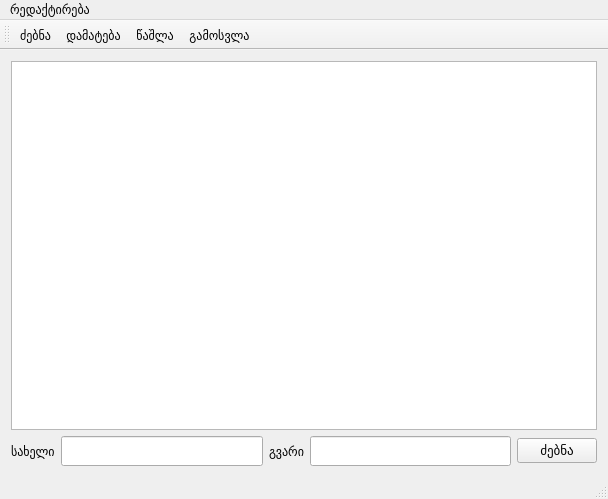
<?xml version="1.0" encoding="UTF-8"?>
<ui version="4.0">
 <class>MainWindow</class>
 <widget class="QMainWindow" name="MainWindow">
  <property name="geometry">
   <rect>
    <x>0</x>
    <y>0</y>
    <width>608</width>
    <height>499</height>
   </rect>
  </property>
  <property name="windowTitle">
   <string>MainWindow</string>
  </property>
  <widget class="QWidget" name="centralWidget">
   <layout class="QGridLayout" name="gridLayout">
    <item row="0" column="0">
     <widget class="QTableView" name="tableView"/>
    </item>
    <item row="1" column="0">
     <layout class="QHBoxLayout" name="horizontalLayout">
      <item>
       <widget class="QLabel" name="label">
        <property name="font">
         <font>
          <family>Sylfaen</family>
          <pointsize>9</pointsize>
         </font>
        </property>
        <property name="text">
         <string>სახელი</string>
        </property>
       </widget>
      </item>
      <item>
       <widget class="QLineEdit" name="lineEdit">
        <property name="maximumSize">
         <size>
          <width>500</width>
          <height>200</height>
         </size>
        </property>
        <property name="font">
         <font>
          <family>Sylfaen</family>
          <pointsize>11</pointsize>
         </font>
        </property>
       </widget>
      </item>
      <item>
       <widget class="QLabel" name="label_2">
        <property name="font">
         <font>
          <family>Sylfaen</family>
          <pointsize>9</pointsize>
         </font>
        </property>
        <property name="text">
         <string>გვარი</string>
        </property>
       </widget>
      </item>
      <item>
       <widget class="QLineEdit" name="lineEdit_2">
        <property name="maximumSize">
         <size>
          <width>500</width>
          <height>400</height>
         </size>
        </property>
        <property name="font">
         <font>
          <family>Sylfaen</family>
          <pointsize>10</pointsize>
         </font>
        </property>
       </widget>
      </item>
      <item>
       <widget class="QPushButton" name="pushButton">
        <property name="font">
         <font>
          <family>Sylfaen</family>
          <pointsize>10</pointsize>
         </font>
        </property>
        <property name="text">
         <string>ძებნა</string>
        </property>
       </widget>
      </item>
     </layout>
    </item>
   </layout>
  </widget>
  <widget class="QMenuBar" name="menuBar">
   <property name="geometry">
    <rect>
     <x>0</x>
     <y>0</y>
     <width>608</width>
     <height>22</height>
    </rect>
   </property>
   <widget class="QMenu" name="menu">
    <property name="title">
     <string>რედაქტირება</string>
    </property>
    <addaction name="action"/>
    <addaction name="action_2"/>
    <addaction name="action_3"/>
    <addaction name="action_4"/>
   </widget>
   <addaction name="menu"/>
  </widget>
  <widget class="QToolBar" name="mainToolBar">
   <attribute name="toolBarArea">
    <enum>TopToolBarArea</enum>
   </attribute>
   <attribute name="toolBarBreak">
    <bool>false</bool>
   </attribute>
   <addaction name="action_4"/>
   <addaction name="action"/>
   <addaction name="action_2"/>
   <addaction name="action_3"/>
  </widget>
  <widget class="QStatusBar" name="statusBar"/>
  <action name="action">
   <property name="text">
    <string>დამატება</string>
   </property>
  </action>
  <action name="action_2">
   <property name="text">
    <string>წაშლა</string>
   </property>
  </action>
  <action name="action_3">
   <property name="text">
    <string>გამოსვლა</string>
   </property>
  </action>
  <action name="action_4">
   <property name="text">
    <string>ძებნა</string>
   </property>
  </action>
 </widget>
 <layoutdefault spacing="6" margin="11"/>
 <resources/>
 <connections/>
</ui>
